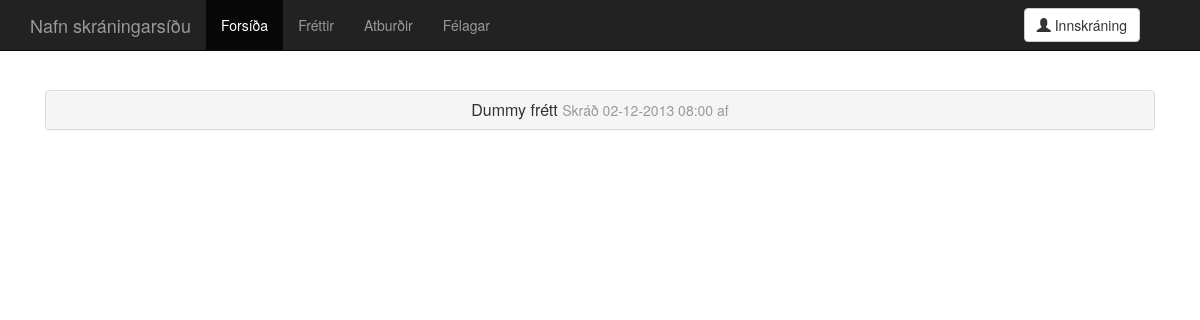
Before: /news.php with the older database file.
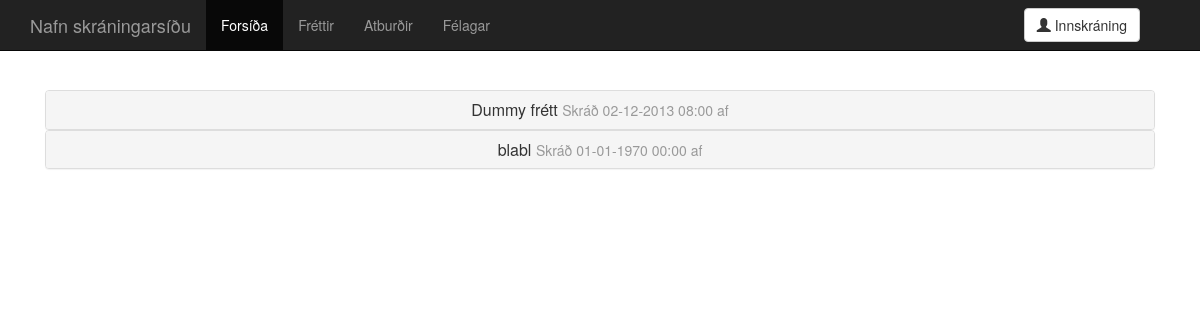
After: the same page with the newer database file.
### tables this page shows
CREATE TABLE 'news' (
  'news_id' integer NOT NULL,
  'title' text,
  'description' text,
  'date_created' integer,
  'date_edited' integer,
  'creator' integer,
  'last_editor' integer,
  PRIMARY KEY ('news_id')
);

### news.php (the view, shortened to what this page needs)
<?php
require_once "php/head.php";
?>
<!DOCTYPE html>
<html lang="is">
  <head>
    <link href="dist/css/bootstrap.css" rel="stylesheet">
    <link href="css/main.css" rel="stylesheet">
  </head>
  <body>
<?php
require_once "parts/navbar.php";
?>
    <div class="container">
      <div class="starter-template">
 <?php
$temp_counter = 0;
$result = $db->query("SELECT title,description,date_created,date_edited,creator,last_editor FROM news ORDER BY date_created desc;");
foreach($result as $row_data) {
  $temp_counter++;
  $title = $row_data["title"];
  $date_created = date("d-m-Y H:i", $row_data["date_created"]);
  $description = nl2br($row_data["description"]);
  echo <<<_END
      <div class="panel-group" id="accordion">
        <div class="panel panel-default">
          <div class="panel-heading">
          <h3 class="panel-title">
            <a class="accordion-toggle" data-toggle="collapse" data-parent="#accordion" href="#collapse$temp_counter">
              $title <small>Skráð $date_created af <nafn></small>
            </a>
          </h3>
          </div>
          <div id="collapse$temp_counter" class="panel-collapse collapse">
            <div class="panel-body">
              <p>
              $description
              </p>
            </div>
          </div>
        </div>
      </div>
_END;
}
?>
    </div>
  </body>
</html>

Changed rows visible on the page:
added news: title "blabl", date_created "01-01-1970 00:00"
